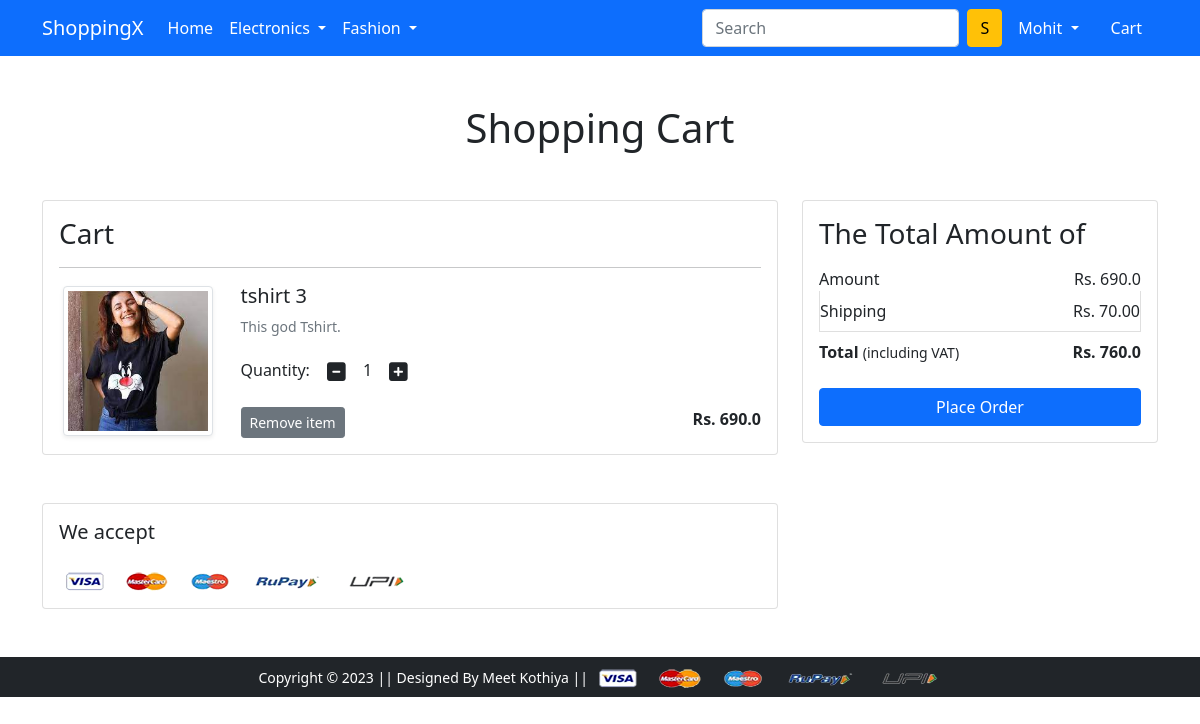
Page /cart/ (signed in) on the earlier database version.
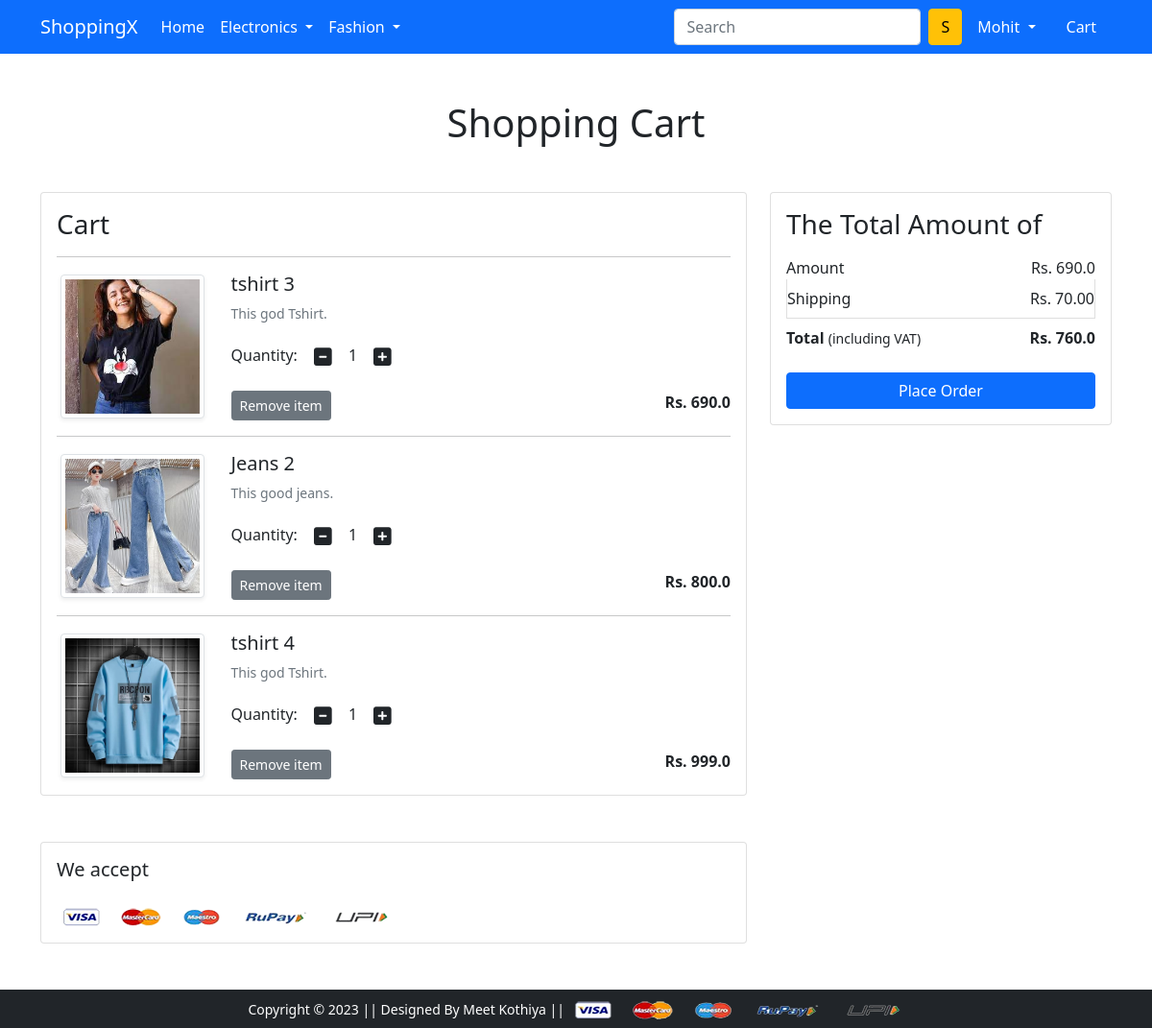
Same page on the later database version.
### app/models.py (models this page shows, shortened)
class Cart(models.Model):
    user=models.ForeignKey(User,on_delete=models.CASCADE)
    product=models.ForeignKey(Product,on_delete=models.CASCADE)
    quantity=models.PositiveIntegerField(default=1)
    def __str__(self):
        return str(self.id)

class Product(models.Model):
    title=models.CharField(max_length=100)
    selling_price=models.FloatField()
    discounted_price=models.FloatField()
    description=models.TextField()
    brand=models.CharField(max_length=100)
    category=models.CharField(choices=CATEGORY_CHOICES,max_length=2)
    product_image=models.ImageField(upload_to='producting')

### app/views.py (the view)
# urls.py: path('cart/',views.show_cart,name='showcart'),
def show_cart(request):
    if request.user.is_authenticated:
        user = request.user
        cart = Cart.objects.filter(user=user)
        print("cart=", cart)
        amount = 0.0
        shipping_amount = 70.0
        total_amount = 0.0
        cart_product = [p for p in Cart.objects.all() if p.user == user]
        if cart_product:
            for p in cart_product:
                tempamount = p.quantity * p.product.discounted_price
                amount += tempamount
                totalamount = amount + shipping_amount
                return render(
                    request,
                    "app/addtocart.html",
                    {"carts": cart, "totalamount": totalamount, "amount": amount},
                )
        else:
            return render(request, "app/emptycart.html")

### app/templates/app/addtocart.html (shortened to what this page needs)
{% extends 'app/base.html' %}
{% load static %}
{% block main-content %}
<div class="container my-5">
 <div class="row">
  <h1 class="text-center mb-5">Shopping Cart</h1>
  <div class="col-sm-8">
  <div class="card">
   <div class="card-body">
    <h3>Cart</h3>
    {% for cart in carts %}
    <hr>
    <div class="row">
     <div class="col-sm-3 text-center align-self-center"><img src="{{cart.product.product_image.url}}" alt="" srcset="" class="img-fluid img-thumbnail shadow-sm" height="150" width="150"> </div>
     <div class="col-sm-9">
      <div>
       <h5>{{cart.product.title}}</h5>
       <p class="mb-2 text-muted small">{{cart.product.description}}</p>
       <div class="my-3">
        <label for="quantity">Quantity:</label>
        <a class="minus-cart btn" pid="{{cart.product.id}}"><i class="fas fa-minus-square fa-lg"></i></a>
          <span id="quantity">{{cart.quantity}}</span>
        <a class="plus-cart btn" pid="{{cart.product.id}}"><i class="fas fa-plus-square fa-lg"></i></a>
       </div>
       <div class="d-flex justify-content-between">
        <a href="#" class="btn btn-sm btn-secondary mr-3 remove-cart" pid="{{cart.product.id}}">Remove item </a>
        <p class="mb-0"><span><strong>Rs. {{cart.product.discounted_price}}</strong></span></p>
       </div>
      </div>
     </div>
    </div>
    {% endfor %}
  </div>
  </div>
  </div>
  <div class="col-sm-4">
   <div class="card">
    <div class="card-body">
      <h3>The Total Amount of</h3>
      <ul class="list-group">
       <li class="list-group-item d-flex justify-content-between align-items-center border-0 px-0 pb-0">Amount<span>Rs. <span id="amount">{{amount}}</span></span></li>
       <li class="list-group-item d-flex justify-content-between align-items-center px-0">Shipping<span>Rs. 70.00</span></li>
       <li class="list-group-item d-flex justify-content-between align-items-center border-0 px-0 mb-3">
        <div>
           <strong>Total</strong> <small>(including VAT)</small>
         </div>
         <span><strong>Rs. <strong id="totalamount">{{totalamount}}</strong></strong></span>
       </li>
      </ul>
      <div class="d-grid"><a href="{% url 'checkout' %}" class="btn btn-primary">Place Order</a></div>
    </div>
   </div>
  </div>
 </div>
</div>
<div class="container">
 <div class="row">
  <div class="col-sm-8">
   <div class="card">
    <div class="card-body">
      <h5 class="mb-4">We accept</h5>
      <img src="{% static 'app/images/payment.png' %}" alt="" class="img-fluid">
    </div>
  </div>
  </div>
 </div>
</div>
{% endblock main-content %}

### app/templates/app/base.html (shortened to what this page needs)
<!doctype html>
{% load static %}
<html lang="en">
  <head>
    <link href="https://cdn.jsdelivr.net/npm/bootstrap@5.0.0-beta1/dist/css/bootstrap.min.css" rel="stylesheet">
    <link rel="stylesheet" href="{% static 'app/css/owl.carousel.min.css' %}">
    <link rel="stylesheet" href="{% static 'app/css/all.min.css' %}">
    <link rel="stylesheet" href="{% static 'app/css/style.css' %}">
  </head>
  <body>
    <nav class="navbar navbar-expand-lg navbar-dark bg-primary">
     <div class="container">
       <a class="navbar-brand" href="/">ShoppingX</a>
       <div class="collapse navbar-collapse" id="navbarSupportedContent">
         <ul class="navbar-nav me-auto mb-2 mb-lg-0">
           <li class="nav-item">
             <a class="nav-link active" aria-current="page" href="/">Home</a>
           </li>
           <li class="nav-item dropdown">
             <a class="nav-link dropdown-toggle text-white" href="#" id="electronicsDropdown" role="button" data-bs-toggle="dropdown" aria-expanded="false">
               Electronics
             </a>
           </li>
           <li class="nav-item dropdown">
             <a class="nav-link dropdown-toggle text-white" href="#" id="fashionDropdown" role="button" data-bs-toggle="dropdown" aria-expanded="false">
               Fashion
             </a>
           </li>
         </ul>
         <form class="d-flex">
           <input class="form-control me-2" type="search" placeholder="Search" aria-label="Search">
           <button class="btn btn-warning" type="submit">S</button>
         </form>
         <div>
          <ul class="navbar-nav me-auto mb-2 mb-lg-0">
            {% if request.user.is_authenticated %}
           <li class="nav-item dropdown mx-2">
              <a class="nav-link dropdown-toggle text-white" href="#" id="profileDropdown" role="button" data-bs-toggle="dropdown" aria-expanded="false">
               {{request.user.username|capfirst}}
              </a>
            </li>
            <li class="nav-item mx-2">
             <a href="{% url 'showcart' %}" class="nav-link text-white"> Cart </a>
            </li>
          {% endif %}
          </ul>
         </div>
       </div>
     </div>
    </nav>
    {% block main-content %} {% endblock main-content %}
    <footer class="container-fluid bg-dark text-center p-2 mt-5">
        <small class="text-white">Copyright &copy; 2023 || Designed By Meet Kothiya || </small>
        <img src="{% static 'app/images/payment.png' %}" alt="" srcset="" class="img-fluid" height="2px">
    </footer>
  </body>
</html>

Differences in the rows shown:
added Cart: product.product_image (picture), product "Jeans 2", product.description "This good jeans.", quantity "1", product.discounted_price "800.0"
added Cart: product.product_image (picture), product "tshirt 4", product.description "This god Tshirt.", quantity "1", product.discounted_price "999.0"
